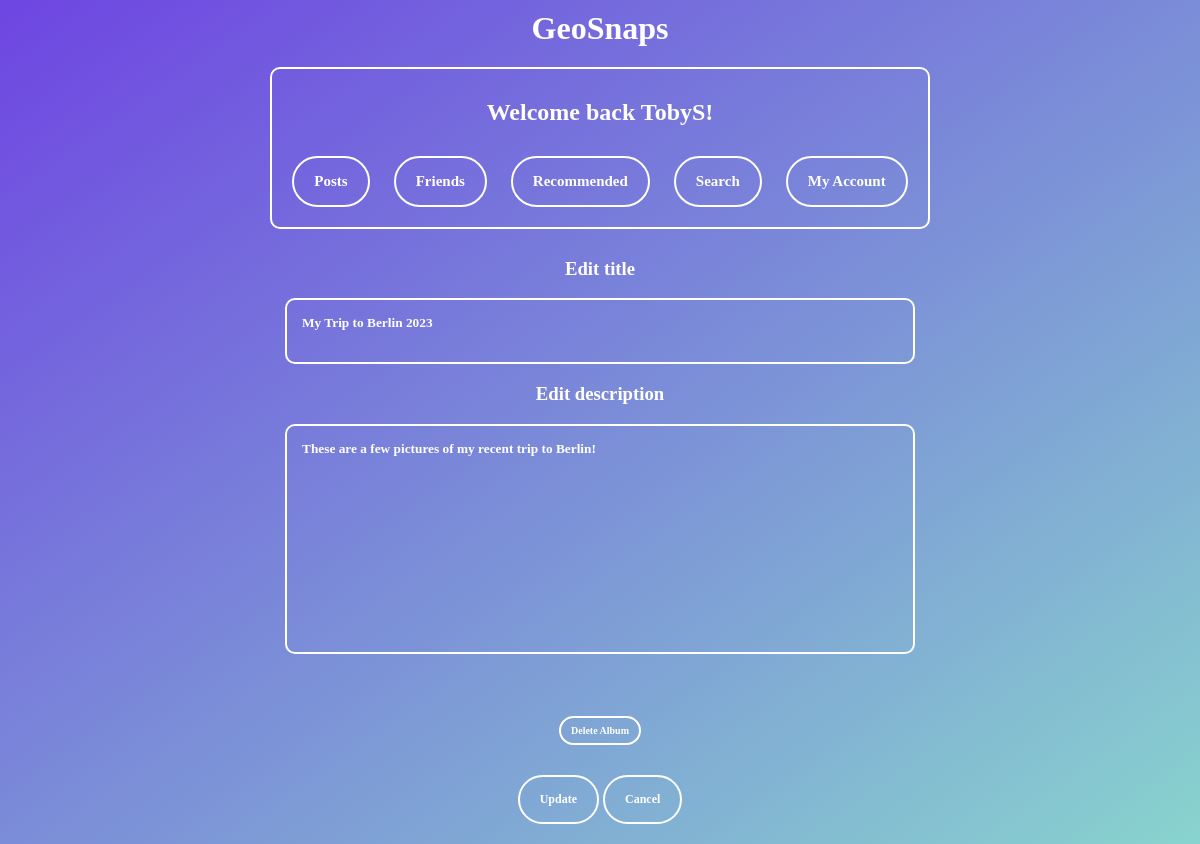
Page /editalbum?id=1467 (signed in) on the committed database.
### tables this page shows
CREATE TABLE "Posts" (
	"text"	TEXT,
	"timeposted"	TEXT,
	"user"	TEXT NOT NULL,
	"id"	INTEGER NOT NULL UNIQUE,
	"filename"	TEXT,
	"descr"	TEXT,
	"likes"	INTEGER DEFAULT 0,
	"dislikes"	INTEGER DEFAULT 0,
	"privacy"	TEXT,
	"lng"	TEXT,
	"lat"	TEXT,
	"album"	TEXT,
	"country"	TEXT,
	"city"	TEXT,
	"town"	TEXT,
	PRIMARY KEY("id" AUTOINCREMENT)
);

### main.py (the view, shortened to what this page needs)
@web_site.route('/editalbum', methods=['GET', 'POST'])
def editalbum():
    if "username" not in session:
        return redirect("/login")
    albumid = request.args.get('id')
    username = session["username"]
    con = sqlite3.connect('database.db')
    msg = ""
    msg2 = ""
    sql = "SELECT user FROM Posts WHERE id = ?"
    cursor = con.cursor()
    cursor.execute(sql, (albumid,))
    getuser = cursor.fetchone()
    if not getuser:
        return render_template('404.html')
    if getuser[0] != username:
        return render_template('404.html')
    con.row_factory = sqlite3.Row
    sql = "SELECT * FROM Posts WHERE id = ?"
    cursor = con.cursor()
    cursor.execute(sql, (albumid,))
    rows = cursor.fetchall()
    return render_template("editalbum.html", rows=rows, albumid=albumid, msg=msg, msg2=msg2)

### templates/editalbum.html (shortened to what this page needs)
{% extends 'base.html' %}
{% block content %}
<form method="POST">
{% for row in rows %}
  <h3>Edit title</h3>
  <p><textarea class="textareatitle" name="text" placeholder="Enter text here" maxlength="100">{{row["text"]}}</textarea></p>
  <h3>Edit description</h3>
  <p><textarea class="textareadescr" name="description" placeholder="Enter text here" maxlength="250">{{row["descr"]}}</textarea></p><br>
  <a href ='/deletealbum?id={{albumid}}' class="linkbuttonsmall">Delete Album</a>
  <p><input type="submit" value="Update"><input type="submit" name="cancel" value="Cancel"></p>
{% endfor %}
</form>
{% endblock %}

### templates/base.html (shortened to what this page needs)
<html>
<head>
<link href="/static/style.css" rel="stylesheet">
</head>
<body>
<a href='/GeoSnaps' style="display: block; text-decoration: none; color: white; pointer-events: none;">
  <h1 style="margin: 0px;">
    <span style="pointer-events: auto;">GeoSnaps</span>
  </h1>
</a>
<div class="buttonbox">
  {% if session["username"] %}
    <h2>Welcome back {{ session["username"] }}!</h2>
    <a href ='/allposts' class="linkbutton">Posts</a>
    <a href ='/friends' class="linkbutton">Friends</a>
    <a href ='/recommended' class="linkbutton">Recommended</a>
    <a href ='/search' class="linkbutton">Search</a>
    <a href ='/account' class="linkbutton">My Account</a>
  {% else %}
    <h2>You are not logged in</h2>
    <a href ='/Index' class="linkbutton">Register</a>
    <a href ='/login' class="linkbutton">Login</a>
  {% endif %}
</div>
  {% block content %}{% endblock %}
</body>
</html>

### static/style.css (style rules this page uses)
body { background: linear-gradient(to bottom right, #6e45e2, #88d3ce); text-align: center; }
h1 { color:white; font-family:Verdana; }
h2 { color:white; font-family:Verdana; }
h3 { color:white; font-family:Verdana; }
a { font-weight:bold; text-decoration:none; margin:10px; }
input[type=button], input[type=submit] { background-color: transparent; border: 2px solid white; font-family: "Verdana"; font-weight: 700; font-size: 12px; border-radius: 30px; color: white; padding: 15px 20px; text-decoration: none; margin: 4px 2px; cursor: pointer; align-items: center; justify-content: center; }
.linkbutton { display: inline-flex; align-items: center; justify-content: center; padding: 15px 20px; font-family: "Verdana"; font-weight: 700; font-size: 15px; text-decoration: none; color: #FFFFFF; border: 2px solid #FFFFFF; border-radius: 30px; }
.linkbuttonsmall { display: inline-flex; align-items: center; justify-content: center; padding: 7px 10px; font-family: "Verdana"; font-weight: 700; font-size: 10px; text-decoration: none; color: #FFFFFF; border: 2px solid #FFFFFF; border-radius: 15px; }
.buttonbox { border: 2px solid white; border-radius: 10px; padding: 10px; margin: 10px; display: inline-block; }
.textareadescr { background-color: transparent; color: white; padding: 15px 15px; border-radius: 10px; border: 2px solid white; font-family:Verdana; font-weight:bold; resize: none; width: 630px; height: 230px; }
.textareadescr::placeholder { color: #FFFFFF; }
.textareatitle { background-color: transparent; color: white; padding: 15px 15px; border-radius: 10px; border: 2px solid white; font-family:Verdana; font-weight:bold; resize: none; width: 630px; height: 66px; }
.textareatitle::placeholder { color: #FFFFFF; }

### rows in the picture
Posts: username "TobyS", text "My Trip to Berlin 2023", description "These are a few pictures of my recent trip to Berlin!"
